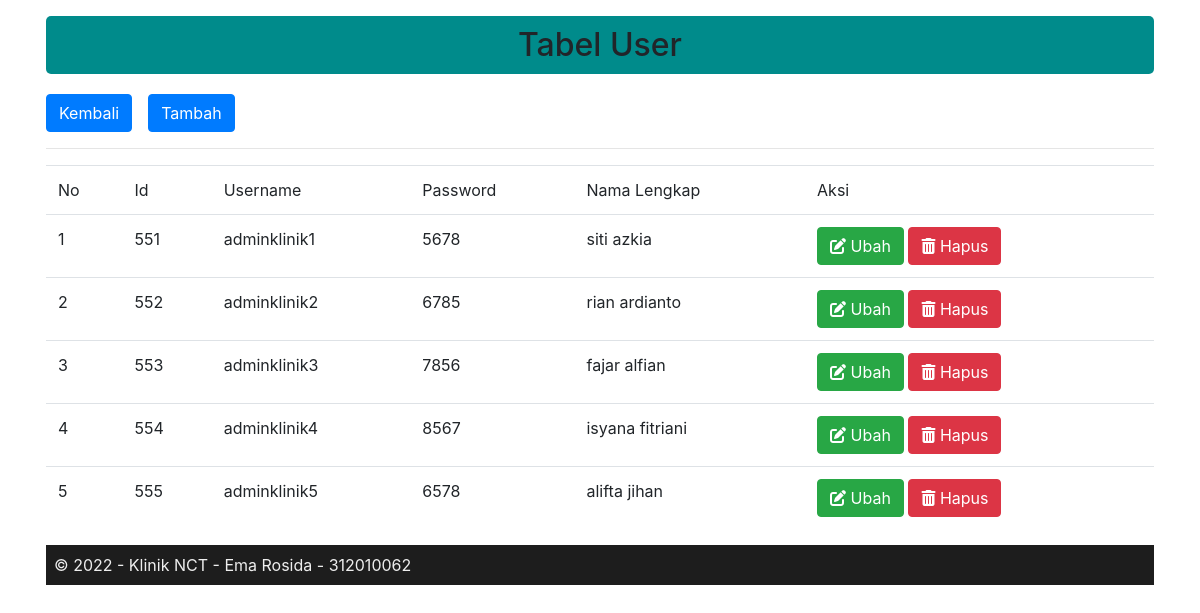
Screenshot of /user.php with the database file from the repository.
### tables this page shows
CREATE TABLE `user` (
  `id` int(5) NOT NULL,
  `username` varchar(20) DEFAULT NULL,
  `password` varchar(32) DEFAULT NULL,
  `nama_lengkap` varchar(40) DEFAULT NULL
);

### user.php (the view, shortened to what this page needs)
<!DOCTYPE html>
<html lang="en">
<head>
	<link rel="stylesheet" href="https://cdn.jsdelivr.net/npm/bootstrap@4.0.0/dist/css/bootstrap.min.css">
	<link rel="stylesheet" href="https://cdnjs.cloudflare.com/ajax/libs/font-awesome/6.1.1/css/all.min.css">
</head>
<body>
<div class="container shadow p-3">
	<header>
	<h2 align="center" class="hero">Tabel User</h2>
	</header>
	<div class="btn-toolbar mb-2 mb-md-10">
		<a class="btn btn-primary mr-3" href="dashboard.php" role="button">Kembali</a>
        <a class="btn btn-primary " href="user_tambah.php" role="button">Tambah</a>
	</div>
	<hr>
	<div class="table-responsive">
		<table class="table">
			<thead>
				<tr>
					<td>No</td>
					<td>Id</td>
					<td>Username</td>
					<td>Password</td>
					<td>Nama Lengkap</td>
					<td>Aksi</td>
				</tr>
			</thead>
			<?php
			include "koneksi.php";
			$no = 1;
			$query = mysqli_query($conn, 'SELECT * FROM user');
			while ($data = mysqli_fetch_array($query)) {
			?>
				<tr>
					<td><?php echo $no++ ?></td>
					<td><?php echo $data['id'] ?></td>
					<td><?php echo $data['username'] ?></td>
					<td><?php echo $data['password'] ?></td>
					<td><?php echo $data['nama_lengkap'] ?></td>
					<td><a class="btn btn-success" href="user_ubah.php?id=<?= $data['id'];?>" role="button"><i class="fa-solid fa-pen-to-square"></i> Ubah</a>
						<a class="btn btn-danger" href="user_hapus.php?id=<?= $data['id'];?>" role="button"><i class="fa-solid fa-trash-can"></i> Hapus</a>
					</td>
				</tr>
			<?php } ?>
		</table>
	</div>
	<?php require "footer.php";?>
</body>
</html>

### user.php (style rules this page uses)
.hero { background-color: #008B8B; border-radius: 5px; padding: 10px 23px; margin-bottom: 20px; }

### rows the page displays
user: id "551", username "adminklinik1", password "5678", nama_lengkap "siti azkia"
user: id "552", username "adminklinik2", password "6785", nama_lengkap "rian ardianto"
user: id "553", username "adminklinik3", password "7856", nama_lengkap "fajar alfian"
user: id "554", username "adminklinik4", password "8567", nama_lengkap "isyana fitriani"
user: id "555", username "adminklinik5", password "6578", nama_lengkap "alifta jihan"
